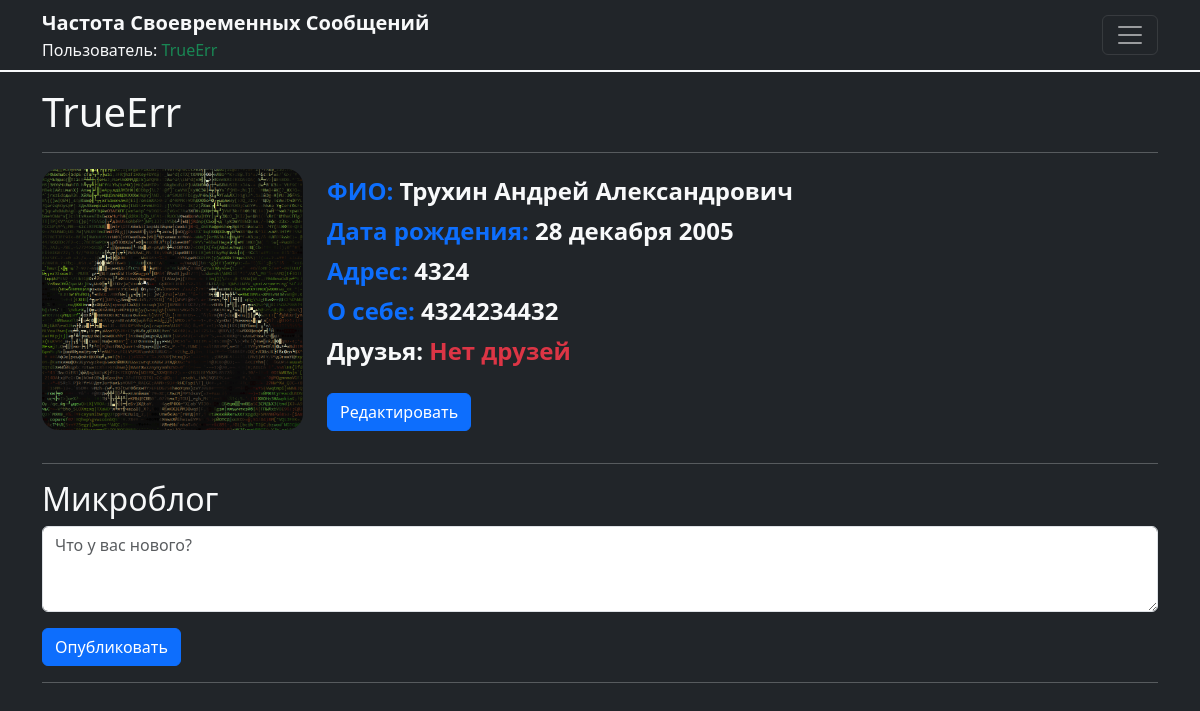
The page /users/profile/TrueErr/ (signed in) on the database as committed earlier.
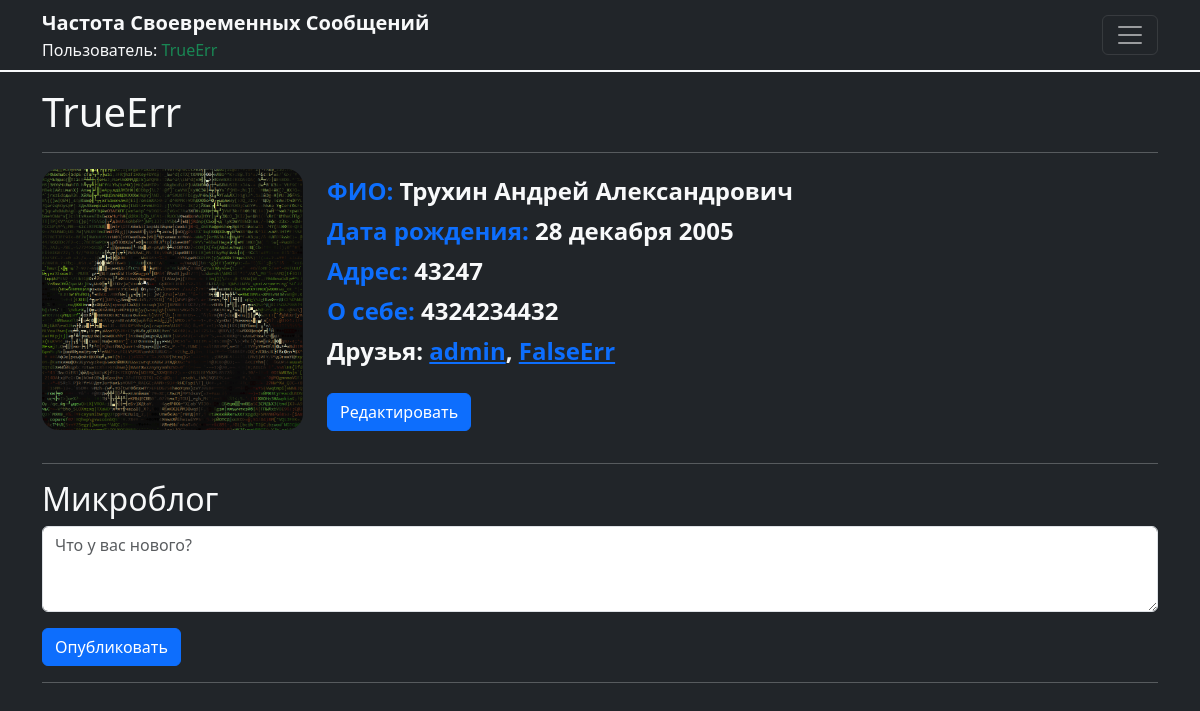
The same page on the database as committed later.
### users/models.py (models this page shows, shortened)
class User(AbstractUser):
    profile = models.TextField(blank=True)
    is_blocked = models.BooleanField(default=False)
    is_muted = models.BooleanField(default=False)
    block_until = models.DateTimeField(null=True, blank=True)
    mute_until = models.DateTimeField(null=True, blank=True)

class UserProfile(models.Model):
    user = models.OneToOneField(User, on_delete=models.CASCADE)
    full_name = models.CharField(max_length=255, blank=True)
    birth_date = models.DateField(null=True, blank=True)
    profile_picture = models.ImageField(upload_to='profile_pics/', null=True, blank=True)
    friends = models.ManyToManyField('self', symmetrical=False, blank=True, related_name='friend_set')
    address = models.CharField(max_length=255, blank=True)
    bio = models.TextField(blank=True)

### users/views.py (the view)
# urls.py: path('profile/<str:username>/', views.profile_view, name='profile'),
@login_required
def profile_view(request, username):
    user = get_object_or_404(User, username=username)
    user_profile, created = UserProfile.objects.get_or_create(user=user)
    posts = Post.objects.filter(user=user).order_by('-timestamp')
    friends = user_profile.friends.all()
    if request.method == 'POST':
        content = request.POST.get('content')
        if content:
            Post.objects.create(user=request.user, content=content)
            return redirect('profile', username=username)
        user_form = UserForm(request.POST, instance=user)
        profile_form = UserProfileForm(request.POST, request.FILES, instance=user_profile)
        if user_form.is_valid() and profile_form.is_valid():
            user_form.save()
            profile_form.save()
            messages.success(request, 'Your profile was successfully updated!')
            return redirect('profile', username=user.username)
    else:
        user_form = UserForm(instance=user)
        profile_form = UserProfileForm(instance=user_profile)
    return render(request, 'profile.html', {
        'user_form': user_form,
        'profile_form': profile_form,
        'profile_user': user,
        'friends': friends,
    })

### users/forms.py
class UserForm(forms.ModelForm):
    class Meta:
        model = User
        fields = ['first_name', 'last_name', 'email']

class UserProfileForm(forms.ModelForm):
    birth_date = forms.DateField(widget=forms.DateInput(attrs={'type': 'date'}), required=False)
    class Meta:
        model = UserProfile
        fields = ['full_name', 'birth_date', 'profile_picture', 'bio', 'address']

### templates/profile.html (shortened to what this page needs)
{% extends 'base.html' %}
{% load static %}
{% block content %}
  <h1>{{ profile_user.username }}</h1>
  <hr>
  <div class="row mb-3">
    <div class="col-md-3">
      <div class="square">
        {% if profile_user.userprofile.profile_picture %}
          <img src="{{ profile_user.userprofile.profile_picture.url }}" class="img-fluid rounded-4" alt="Изображение профиля">
        {% else %}
          <img src="{% static 'img/default_profile_picture.png' %}" class="img-fluid rounded-4" alt="Стандартное изображение профиля">
        {% endif %}
      </div>
    </div>
    <div class="col-md-9">
      <p class="fs-4 fw-bold my-1"><span class="text-primary">ФИО:</span> <span class="{% if profile_user.userprofile.full_name %} text-light {% else %} text-danger {% endif %}">{{ profile_user.userprofile.full_name|default:"отсутствует" }}</span></p>
      <p class="fs-4 fw-bold my-1"><span class="text-primary">Дата рождения:</span> <span class="{% if profile_user.userprofile.birth_date %} text-light {% else %} text-danger {% endif %}">{{ profile_user.userprofile.birth_date|date:"d E Y"|default:"отсутствует" }}</span></p>
      <p class="fs-4 fw-bold my-1"><span class="text-primary">Адрес:</span> <span class="{% if profile_user.userprofile.address %} text-light {% else %} text-danger {% endif %}">{{ profile_user.userprofile.address|default:"отсутствует" }}</span></p>
      <p class="fs-4 fw-bold my-1"><span class="text-primary">О себе:</span> <span class="{% if profile_user.userprofile.bio %} text-light {% else %} text-danger {% endif %}">{{ profile_user.userprofile.bio|default:"отсутствует" }}</span></p>
      <p class="fs-4 fw-bold my-1">Друзья:
        {% if friends %}
          {% for friend in friends %}
            <a href="{% url 'profile' friend.user.username %}">{{ friend.user.username }}</a>{% if not forloop.last %}, {% endif %}
          {% endfor %}
        {% else %}
          <span class="text-danger">Нет друзей</span>
        {% endif %}
      </p>
      {% if user == profile_user %}
        <div class="col-12 mt-4">
          <p><a class="btn btn-primary text-decoration-none" href="{% url 'edit_profile' %}">Редактировать</a></p>
        </div>
      {% else %}
        <div class="">
          <a href="{% url 'add_friend' profile_user.username %}" class="btn btn-primary mt-3">Добавить в друзья</a>
          <a href="{% url 'send_message' profile_user.username %}" class="btn btn-secondary mt-3">Написать сообщение</a>
        </div>
      {% endif %}
    </div>
  </div>
  <hr>
  <h2>Микроблог</h2>
  <form method="post">
    <div class="mb-3">
      <textarea name="content" class="form-control" rows="3" placeholder="Что у вас нового?"></textarea>
    </div>
    <button type="submit" class="btn btn-primary">Опубликовать</button>
  </form>
  <hr>
{% endblock %}

### templates/base.html (shortened to what this page needs)
{% load static %}
<!doctype html>
<html lang="ru">
<head>
  <link href="https://cdn.jsdelivr.net/npm/bootstrap@5.3.3/dist/css/bootstrap.min.css" rel="stylesheet"
>
  <link rel="stylesheet" href="{% static 'css/style.css' %}">
</head>
<body class="bg-dark text-light">
  <header class="header">
    <nav class="navbar navbar-dark bg-dark border-bottom border-2 border-light">
      <div class="container">
        <div>
          <a class="text-logo-FTM text-decoration-none text-light fs-5 fw-bold" href="{% url 'home' %}">Частота Своевременных Сообщений</a>
          <div class="">
            <span class="text-light">Пользователь:</span>
            {% if user.is_authenticated %}
              <a class="text-decoration-none text-success" href="{% url 'profile' user.username %}">{{ user }}</a>
            {% else %}
              <span class="text-danger">не авторизирован</span>
            {% endif %}
          </div>
        </div>
        <button class="navbar-toggler " type="button" data-bs-toggle="offcanvas" data-bs-target="#offcanvasDarkNavbar" aria-controls="offcanvasDarkNavbar" aria-label="Переключить навигацию">
          <span class="navbar-toggler-icon"></span>
        </button>
      </div>
    </nav>
  </header>
  <div class="container mt-3">
    {% block content %}
    {% endblock %}
  </div>
</body>
</html>

Rows that differ between the two databases and show on the page:
changed User "TrueErr": userprofile.address "4324" → "43247"
now on this page (row unchanged): UserProfile: user.username "admin"
now on this page (row unchanged): UserProfile: user.username "FalseErr"
Other text that changed with them:
text no longer shown: "Нет друзей"
